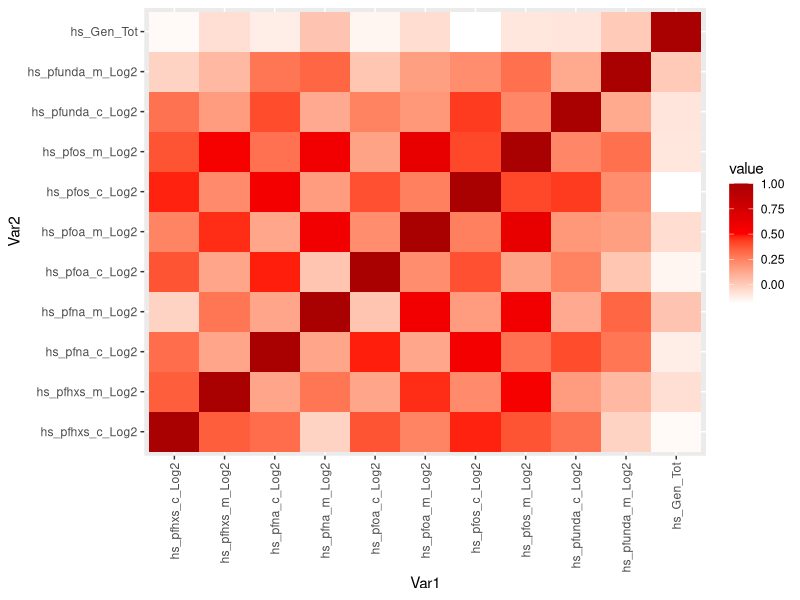
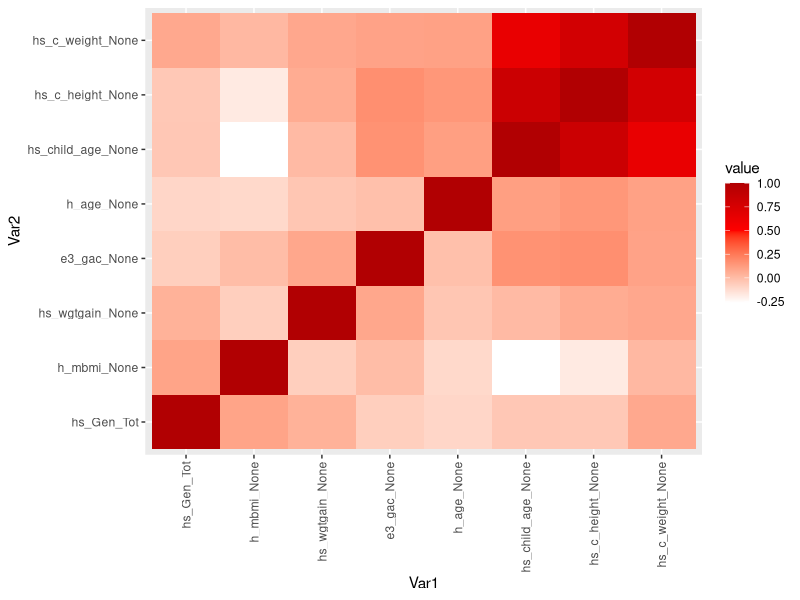
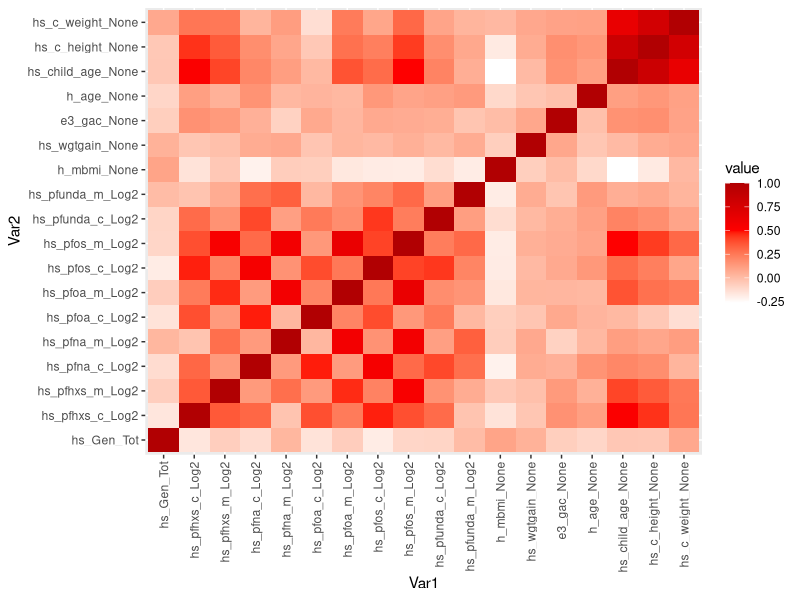
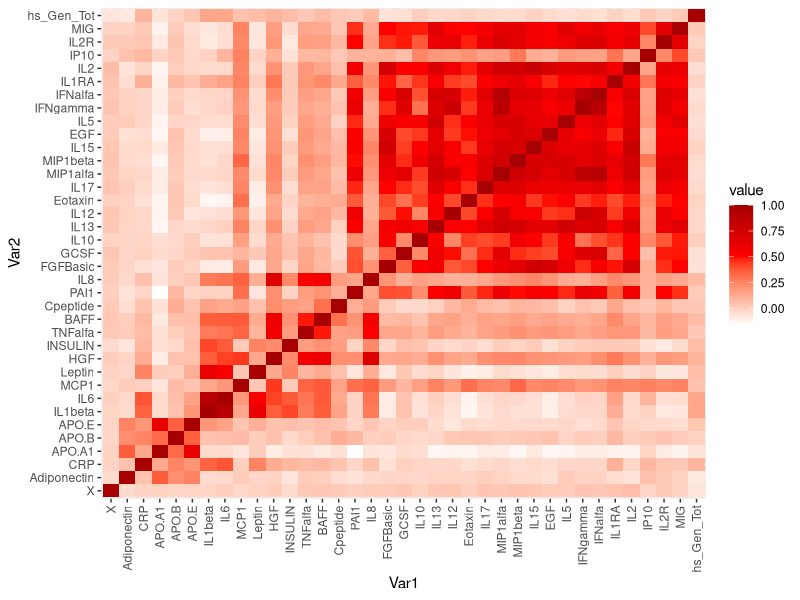
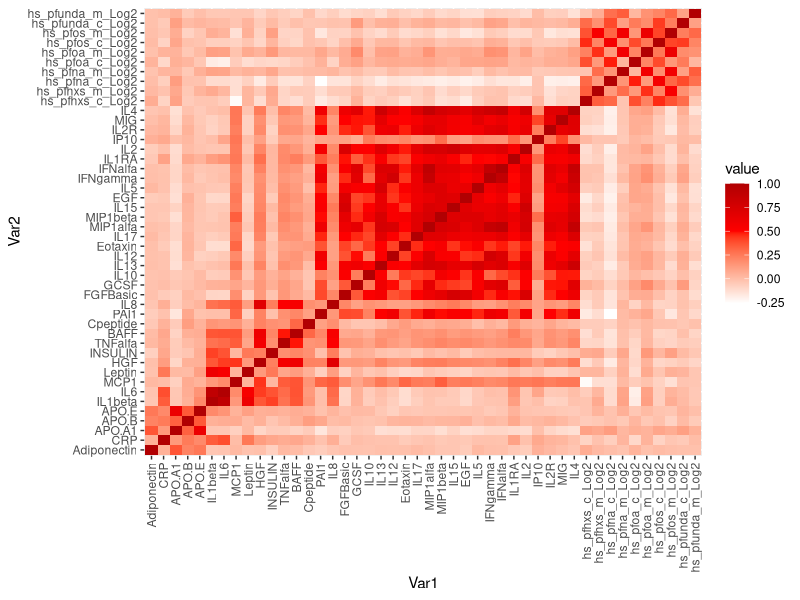

Reproduce these figures in R, in order.
## ---- chunk 1
library(dplyr)
## ---- chunk 2
#Load in the Data
codebook<-read.csv("codebook.csv", header=T)
covariates<-read.csv("covariates.csv", header = T)
exposome<-read.csv("exposome.csv", header = T)
phenotype<-read.csv("phenotype.csv", header=T)
covariates<-covariates[,-1]
phenotype<-phenotype[,-1]
## ---- chunk 3
#First going to merge behavior with PFAS
PFAS_codebook<-codebook[c(160:169),]
PFAS<-exposome[,c(PFAS_codebook$variable_name)]
PFAS<-cbind(exposome$ID, PFAS)
PFAS<-rename(PFAS, ID = `exposome$ID`)
PFAS<-cbind(PFAS, phenotype$hs_Gen_Tot)
PFAS<-rename(PFAS, hs_Gen_Tot=`phenotype$hs_Gen_Tot`)
## ---- chunk 4
#Now split the behavior
PFAS$behavior_concern<-vector(length=1301)
for (i in 1:1301) {
  score <- PFAS$hs_Gen_Tot[i]
  
  if (score < 60) {
    PFAS$behavior_concern[i] <- "Low"
  } else {
    PFAS$behavior_concern[i] <- "High"
  }
}
PFAS$behavior_concern<-as.factor(PFAS$behavior_concern)
PFAS$behavior_concern<-relevel(PFAS$behavior_concern, ref="Low")
## ---- chunk 5
library(reshape2)
## ---- chunk 6
#PFAS and behavior correlation
pfas_cor<-cor(PFAS[,2:12])
melt_pfas<-melt(pfas_cor)
## ---- chunk 7
library(ggplot2)
## ---- chunk 8
ggplot(data=melt_pfas, aes(x=Var1, y=Var2, fill=value))+
  geom_tile()+ 
  scale_fill_gradient2(low="white", high="darkred", midpoint = 0.5, mid="red")+
  theme(axis.text.x = element_text(angle = 90, vjust = 0.5, hjust = 1))
## ---- chunk 9
linear_PFAS<-lm(hs_Gen_Tot~hs_pfhxs_c_Log2+hs_pfhxs_m_Log2+hs_pfna_c_Log2+hs_pfna_m_Log2+hs_pfoa_c_Log2+hs_pfoa_m_Log2+hs_pfos_c_Log2+hs_pfos_m_Log2+hs_pfunda_c_Log2+hs_pfunda_m_Log2, data=PFAS)
## ---- chunk 10
summary(linear_PFAS)
## ---- chunk 11
log_PFAS<-glm(behavior_concern~hs_pfhxs_c_Log2+hs_pfhxs_m_Log2+hs_pfna_c_Log2+hs_pfna_m_Log2+hs_pfoa_c_Log2+hs_pfoa_m_Log2+hs_pfos_c_Log2+hs_pfos_m_Log2+hs_pfunda_c_Log2+hs_pfunda_m_Log2, family="binomial", data=PFAS)
## ---- chunk 12
summary(log_PFAS)
## ---- chunk 13
linear_pfas_models<-list()
x_cols<-names(PFAS)[2:12]
y_var<-"hs_Gen_Tot"
combinations<-list(
  c("hs_pfhxs_c_Log2","hs_pfhxs_m_Log2"),
  c("hs_pfna_c_Log2","hs_pfna_m_Log2"),
  c("hs_pfoa_c_Log2","hs_pfoa_m_Log2"),
  c("hs_pfos_c_Log2", "hs_pfos_m_Log2"),
  c("hs_pfunda_c_Log2", "hs_pfunda_m_Log2")
)
  
 for (i in seq_along(combinations)) {
  x_vars <- combinations[[i]]
  formula_str <- paste(y_var, "~", paste(x_vars, collapse = " + "))
  model <- lm(as.formula(formula_str), data = PFAS)
  linear_pfas_models[[i]] <- model
}

## ---- chunk 14
for (i in c(1:5)){
  print(summary(linear_pfas_models[[i]]))
}
## ---- chunk 15
log_pfas_models<-list()
y_var2<-"behavior_concern"
for (i in seq_along(combinations)) {
  x_vars <- combinations[[i]]
  formula_str <- paste(y_var2, "~", paste(x_vars, collapse = " + "))
  model <- glm(as.formula(formula_str), family="binomial", data = PFAS)
  log_pfas_modlog_pfas_models<-list()
y_var2<-"behavior_concern"
for (i in seq_along(combinations)) {
  x_vars <- combinations[[i]]
  formula_str <- paste(y_var2, "~", paste(x_vars, collapse = " + "))
  model <- glm(as.formula(formula_str), family="binomial", data = PFAS)
  log_pfas_models[[i]] <- model
}
}
## ---- chunk 16
for (i in c(1:5)){
  print(summary(log_pfas_models[[i]]))
}
## ---- chunk 17
#Merging covariates
data_merge<-cbind(PFAS, covariates)
data_merge<-data_merge[,-14]
## ---- chunk 18
data_merge$h_cohort = as.factor(data_merge$h_cohort)
data_merge$e3_sex_None = as.factor(data_merge$e3_sex_None)
data_merge$e3_yearbir_None = as.factor(data_merge$e3_yearbir_None)
data_merge$h_edumc_None = as.factor(data_merge$h_edumc_None)
data_merge$h_native_None = as.factor(data_merge$h_native_None)
data_merge$h_parity_None = as.factor(data_merge$h_parity_None)
## ---- chunk 19
#The Multi regression with PFAS and covariates
big_regression<-lm(hs_Gen_Tot~h_cohort + e3_sex_None + e3_yearbir_None + h_mbmi_None + hs_wgtgain_None + e3_gac_None + h_age_None + h_edumc_None + h_native_None + h_parity_None + hs_child_age_None + hs_c_height_None + hs_c_weight_None+hs_pfhxs_c_Log2+hs_pfhxs_m_Log2+hs_pfna_c_Log2+hs_pfna_m_Log2+hs_pfoa_c_Log2+hs_pfoa_m_Log2+hs_pfos_c_Log2+hs_pfos_m_Log2+hs_pfunda_c_Log2+hs_pfunda_m_Log2, data=data_merge)
summary(big_regression)
## ---- chunk 20
#Looking at jsut covariates
covariate_regression<-lm(hs_Gen_Tot~h_cohort + e3_sex_None + e3_yearbir_None + h_mbmi_None + hs_wgtgain_None + e3_gac_None + h_age_None + h_edumc_None + h_native_None + h_parity_None + hs_child_age_None + hs_c_height_None + hs_c_weight_None, data=data_merge)
summary(covariate_regression)
## ---- chunk 21
#write.csv(data_merge, file="data_merge.csv")
## ---- chunk 22
cov_cor<-cor(data_merge[,c(12,17,18,19,20,24,25,26)])
melt_cov<-melt(cov_cor)
ggplot(data=melt_cov, aes(x=Var1, y=Var2, fill=value))+
  geom_tile()+ 
  scale_fill_gradient2(low="white", high="darkred", midpoint = 0.5, mid="red")+
  theme(axis.text.x = element_text(angle = 90, vjust = 0.5, hjust = 1))
## ---- chunk 23
#THE BIG HEAT MAP
full_cor<-cor(data_merge[,c(12,2:11,17,18,19,20,24,25,26)])
melt_full<-melt(full_cor)
ggplot(data=melt_full, aes(x=Var1, y=Var2, fill=value))+
  geom_tile()+ 
  scale_fill_gradient2(low="white", high="darkred", midpoint = 0.5, mid="red")+
  theme(axis.text.x = element_text(angle = 90, vjust = 0.5, hjust = 1))
## ---- chunk 24
#proteome_clean2<-as.data.frame(proteome.d)
#proteome_clean2<-t(proteome_clean2)
#proteome_clean2 <- proteome_clean2[order(rownames(proteome_clean2)), ]
## ---- chunk 25
#write.csv(proteome_clean, "proteome_clean.csv")
## ---- chunk 26
proteome_clean<-read.csv("proteome_clean.csv")
proteome_clean<-proteome_clean|>arrange(X)
data_merge_new <- merge(proteome_clean, data_merge, by.x = "X", by.y = "ID")
## ---- chunk 27
#Heat map for proteins and GenTot
pro_cor<-cor(data_merge_new[,c(1:36,48)])
melt_pro<-melt(pro_cor)
ggplot(data=melt_pro, aes(x=Var1, y=Var2, fill=value))+
  geom_tile()+ 
  scale_fill_gradient2(low="white", high="darkred", midpoint = 0.5, mid="red")+
  theme(axis.text.x = element_text(angle = 90, vjust = 0.5, hjust = 1))
## ---- chunk 28
#One protein and one PFAS at a time in Children
pfas_protein_models <- list()
y_vars_protein <- names(data_merge_new)[2:37]
x_vars_pfas <- names(data_merge_new)[c(39, 41, 43, 45, 47)]
for (i in seq_along(y_vars_protein)) {
  y <- y_vars_protein[[i]]
  for (ii in seq_along(x_vars_pfas)) {
    x <- x_vars_pfas[[ii]]
    formula_str <- paste(y, "~", x)
    model <- lm(as.formula(formula_str), data = data_merge_new)
    model_name <- paste(y, x, sep = "_vs_")
    pfas_protein_models[[model_name]] <- model
  }
}

## ---- chunk 29
#Grab the signifance 
pvals<-vector(length = 180)
for (i in c(1:180)){
  pvals[[i]]<-summary(pfas_protein_models[[i]])$coefficients[2,4]
}
significant<-which(pvals<0.05)

for (i in significant){
  print(formula(pfas_protein_models[[i]]))
}
## ---- chunk 30
#Format in a df and pull the proteins 
results_df <- data.frame(
  protein = character(),
  pfas = character(),
  coefficient = numeric(),
  p_value = numeric(),
  stringsAsFactors = FALSE
)

for (name in names(pfas_protein_models)) {
  model <- pfas_protein_models[[name]]
  coefs <- summary(model)$coefficients
  y <- as.character(formula(model))[2]
  x <- as.character(formula(model))[3]
  
  results_df <- rbind(results_df, data.frame(
    protein = y,
    pfas = x,
    coefficient = coefs[2, 1],  # estimate
    p_value = coefs[2, 4]       # p-value
  ))
}
results_df<-results_df|>filter(p_value<0.05)
print(unique(results_df$protein))
## ---- chunk 31
#Do the same thing but in a multi regression with PFAS
pfas_protein_multi <- list()
y_vars_protein <- names(data_merge_new)[2:37]
for (i in seq_along(y_vars_protein)) {
  y <- y_vars_protein[[i]]
  formula_str <- paste(y, "~", "hs_pfhxs_c_Log2+hs_pfna_c_Log2+hs_pfoa_c_Log2+hs_pfos_c_Log2+hs_pfunda_c_Log2")
  model <- lm(as.formula(formula_str), data = data_merge_new)
  model_name <- paste(y, sep = "_vs_")
    pfas_protein_multi[[model_name]] <- model
  }

## ---- chunk 32
#Getting significance 
pvals2<-vector(length = 36)
for (i in c(1:36)){
  pvals2[[i]]<-summary(pfas_protein_multi[[i]])$coefficients[2,4]
}
significant2<-which(pvals2<0.05)
for (i in significant2){
  print(formula(pfas_protein_multi[[i]]))
}
## ---- chunk 33
#Heat map for proteins and PFAs
pro_cor_pfa<-cor(data_merge_new[,c(2:47)])
melt_pro_pfa<-melt(pro_cor_pfa)
ggplot(data=melt_pro_pfa, aes(x=Var1, y=Var2, fill=value))+
  geom_tile()+ 
  scale_fill_gradient2(low="white", high="darkred", midpoint = 0.5, mid="red")+
  theme(axis.text.x = element_text(angle = 90, vjust = 0.5, hjust = 1))
